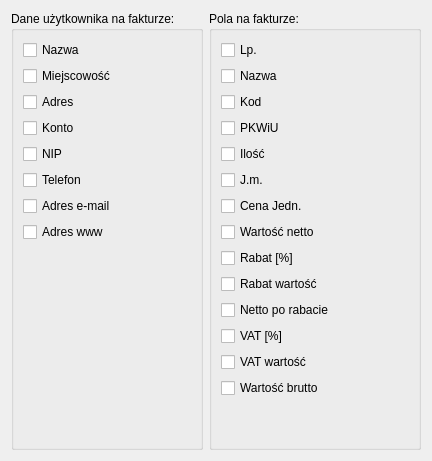
     <widget class="QWidget" name="tab">
      <attribute name="title">
       <string>Wydruki</string>
      </attribute>
      <layout class="QHBoxLayout" name="horizontalLayout_12">
       <item>
        <widget class="QGroupBox" name="groupBox">
         <property name="title">
          <string>Dane użytkownika na fakturze:</string>
         </property>
         <layout class="QGridLayout" name="gridLayout">
          <item row="0" column="0">
           <layout class="QVBoxLayout" name="_53">
            <item>
             <layout class="QHBoxLayout" name="_54">
              <item>
               <widget class="QCheckBox" name="userinfonazwa">
                <property name="text">
                 <string>Nazwa</string>
                </property>
               </widget>
              </item>
              <item>
               <spacer name="spacer27_2">
                <property name="orientation">
                 <enum>Qt::Horizontal</enum>
                </property>
                <property name="sizeType">
                 <enum>QSizePolicy::Expanding</enum>
                </property>
                <property name="sizeHint" stdset="0">
                 <size>
                  <width>40</width>
                  <height>20</height>
                 </size>
                </property>
               </spacer>
              </item>
             </layout>
            </item>
            <item>
             <layout class="QHBoxLayout" name="_55">
              <item>
               <widget class="QCheckBox" name="userinfomiejscowosc">
                <property name="text">
                 <string>Miejscowość</string>
                </property>
               </widget>
              </item>
              <item>
               <spacer name="spacer27_4">
                <property name="orientation">
                 <enum>Qt::Horizontal</enum>
                </property>
                <property name="sizeType">
                 <enum>QSizePolicy::Expanding</enum>
                </property>
                <property name="sizeHint" stdset="0">
                 <size>
                  <width>40</width>
                  <height>20</height>
                 </size>
                </property>
               </spacer>
              </item>
             </layout>
            </item>
            <item>
             <layout class="QHBoxLayout" name="_56">
              <item>
               <widget class="QCheckBox" name="userinfoadres">
                <property name="text">
                 <string>Adres</string>
                </property>
               </widget>
              </item>
              <item>
               <spacer name="spacer27_3">
                <property name="orientation">
                 <enum>Qt::Horizontal</enum>
                </property>
                <property name="sizeType">
                 <enum>QSizePolicy::Expanding</enum>
                </property>
                <property name="sizeHint" stdset="0">
                 <size>
                  <width>62</width>
                  <height>20</height>
                 </size>
                </property>
               </spacer>
              </item>
             </layout>
            </item>
            <item>
             <layout class="QHBoxLayout" name="_57">
              <item>
               <widget class="QCheckBox" name="userinfokonto">
                <property name="text">
                 <string>Konto</string>
                </property>
               </widget>
              </item>
              <item>
               <spacer name="spacer27_12">
                <property name="orientation">
                 <enum>Qt::Horizontal</enum>
                </property>
                <property name="sizeType">
                 <enum>QSizePolicy::Expanding</enum>
                </property>
                <property name="sizeHint" stdset="0">
                 <size>
                  <width>40</width>
                  <height>20</height>
                 </size>
                </property>
               </spacer>
              </item>
             </layout>
            </item>
            <item>
             <layout class="QHBoxLayout" name="_58">
              <item>
               <widget class="QCheckBox" name="userinfonip">
                <property name="text">
                 <string>NIP</string>
                </property>
               </widget>
              </item>
              <item>
               <spacer name="spacer27_13">
                <property name="orientation">
                 <enum>Qt::Horizontal</enum>
                </property>
                <property name="sizeType">
                 <enum>QSizePolicy::Expanding</enum>
                </property>
                <property name="sizeHint" stdset="0">
                 <size>
                  <width>40</width>
                  <height>20</height>
                 </size>
                </property>
               </spacer>
              </item>
             </layout>
            </item>
            <item>
             <layout class="QHBoxLayout" name="_59">
              <item>
               <widget class="QCheckBox" name="userinfotel">
                <property name="text">
                 <string>Telefon</string>
                </property>
               </widget>
              </item>
              <item>
               <spacer name="spacer27_14">
                <property name="orientation">
                 <enum>Qt::Horizontal</enum>
                </property>
                <property name="sizeType">
                 <enum>QSizePolicy::Expanding</enum>
                </property>
                <property name="sizeHint" stdset="0">
                 <size>
                  <width>40</width>
                  <height>20</height>
                 </size>
                </property>
               </spacer>
              </item>
             </layout>
            </item>
            <item>
             <layout class="QHBoxLayout" name="_60">
              <item>
               <widget class="QCheckBox" name="userinfomail">
                <property name="text">
                 <string>Adres e-mail</string>
                </property>
               </widget>
              </item>
              <item>
               <spacer name="spacer27_15">
                <property name="orientation">
                 <enum>Qt::Horizontal</enum>
                </property>
                <property name="sizeType">
                 <enum>QSizePolicy::Expanding</enum>
                </property>
                <property name="sizeHint" stdset="0">
                 <size>
                  <width>40</width>
                  <height>20</height>
                 </size>
                </property>
               </spacer>
              </item>
             </layout>
            </item>
            <item>
             <layout class="QHBoxLayout" name="_61">
              <item>
               <widget class="QCheckBox" name="userinfowww">
                <property name="text">
                 <string>Adres www</string>
                </property>
               </widget>
              </item>
              <item>
               <spacer name="spacer27_16">
                <property name="orientation">
                 <enum>Qt::Horizontal</enum>
                </property>
                <property name="sizeType">
                 <enum>QSizePolicy::Expanding</enum>
                </property>
                <property name="sizeHint" stdset="0">
                 <size>
                  <width>40</width>
                  <height>20</height>
                 </size>
                </property>
               </spacer>
              </item>
             </layout>
            </item>
            <item>
             <spacer name="spacer44_7">
              <property name="orientation">
               <enum>Qt::Vertical</enum>
              </property>
              <property name="sizeType">
               <enum>QSizePolicy::Expanding</enum>
              </property>
              <property name="sizeHint" stdset="0">
               <size>
                <width>20</width>
                <height>16</height>
               </size>
              </property>
             </spacer>
            </item>
           </layout>
          </item>
         </layout>
        </widget>
       </item>
       <item>
        <widget class="QGroupBox" name="groupBox_2">
         <property name="title">
          <string>Pola na fakturze:</string>
         </property>
         <layout class="QGridLayout" name="gridLayout_2">
          <item row="0" column="0">
           <layout class="QVBoxLayout" name="_62">
            <item>
             <layout class="QHBoxLayout" name="_63">
              <item>
               <widget class="QCheckBox" name="cb1">
                <property name="minimumSize">
                 <size>
                  <width>120</width>
                  <height>0</height>
                 </size>
                </property>
                <property name="text">
                 <string>Lp.</string>
                </property>
               </widget>
              </item>
              <item>
               <spacer name="spacer63">
                <property name="orientation">
                 <enum>Qt::Horizontal</enum>
                </property>
                <property name="sizeType">
                 <enum>QSizePolicy::Expanding</enum>
                </property>
                <property name="sizeHint" stdset="0">
                 <size>
                  <width>68</width>
                  <height>18</height>
                 </size>
                </property>
               </spacer>
              </item>
             </layout>
            </item>
            <item>
             <layout class="QHBoxLayout" name="_64">
              <item>
               <widget class="QCheckBox" name="cb2">
                <property name="minimumSize">
                 <size>
                  <width>120</width>
                  <height>0</height>
                 </size>
                </property>
                <property name="text">
                 <string>Nazwa</string>
                </property>
               </widget>
              </item>
              <item>
               <spacer name="spacer63_2">
                <property name="orientation">
                 <enum>Qt::Horizontal</enum>
                </property>
                <property name="sizeType">
                 <enum>QSizePolicy::Expanding</enum>
                </property>
                <property name="sizeHint" stdset="0">
                 <size>
                  <width>40</width>
                  <height>12</height>
                 </size>
                </property>
               </spacer>
              </item>
             </layout>
            </item>
            <item>
             <layout class="QHBoxLayout" name="_65">
              <item>
               <widget class="QCheckBox" name="cb3">
                <property name="minimumSize">
                 <size>
                  <width>120</width>
                  <height>0</height>
                 </size>
                </property>
                <property name="text">
                 <string>Kod</string>
                </property>
               </widget>
              </item>
              <item>
               <spacer name="spacer63_3">
                <property name="orientation">
                 <enum>Qt::Horizontal</enum>
                </property>
                <property name="sizeType">
                 <enum>QSizePolicy::Expanding</enum>
                </property>
                <property name="sizeHint" stdset="0">
                 <size>
                  <width>40</width>
                  <height>15</height>
                 </size>
                </property>
               </spacer>
              </item>
             </layout>
            </item>
            <item>
             <layout class="QHBoxLayout" name="_66">
              <item>
               <widget class="QCheckBox" name="cb4">
                <property name="minimumSize">
                 <size>
                  <width>120</width>
                  <height>0</height>
                 </size>
                </property>
                <property name="text">
                 <string>PKWiU</string>
                </property>
               </widget>
              </item>
              <item>
               <spacer name="spacer63_4">
                <property name="orientation">
                 <enum>Qt::Horizontal</enum>
                </property>
                <property name="sizeType">
                 <enum>QSizePolicy::Expanding</enum>
                </property>
                <property name="sizeHint" stdset="0">
                 <size>
                  <width>40</width>
                  <height>15</height>
                 </size>
                </property>
               </spacer>
              </item>
             </layout>
            </item>
            <item>
             <layout class="QHBoxLayout" name="_67">
              <item>
               <widget class="QCheckBox" name="cb5">
                <property name="minimumSize">
                 <size>
                  <width>120</width>
                  <height>0</height>
                 </size>
                </property>
                <property name="text">
                 <string>Ilość</string>
                </property>
               </widget>
              </item>
              <item>
               <spacer name="spacer63_5">
                <property name="orientation">
                 <enum>Qt::Horizontal</enum>
                </property>
                <property name="sizeType">
                 <enum>QSizePolicy::Expanding</enum>
                </property>
                <property name="sizeHint" stdset="0">
                 <size>
                  <width>40</width>
                  <height>15</height>
                 </size>
                </property>
               </spacer>
              </item>
             </layout>
            </item>
            <item>
             <layout class="QHBoxLayout" name="_68">
              <item>
               <widget class="QCheckBox" name="cb6">
                <property name="minimumSize">
                 <size>
                  <width>120</width>
                  <height>0</height>
                 </size>
                </property>
                <property name="text">
                 <string>J.m.</string>
                </property>
               </widget>
              </item>
              <item>
               <spacer name="spacer63_6">
                <property name="orientation">
                 <enum>Qt::Horizontal</enum>
                </property>
                <property name="sizeType">
                 <enum>QSizePolicy::Expanding</enum>
                </property>
                <property name="sizeHint" stdset="0">
                 <size>
                  <width>40</width>
                  <height>15</height>
                 </size>
                </property>
               </spacer>
              </item>
             </layout>
            </item>
            <item>
             <layout class="QHBoxLayout" name="_69">
              <item>
               <widget class="QCheckBox" name="cb7">
                <property name="minimumSize">
                 <size>
                  <width>120</width>
                  <height>0</height>
                 </size>
                </property>
                <property name="text">
                 <string>Cena Jedn.</string>
                </property>
               </widget>
              </item>
              <item>
               <spacer name="spacer63_14">
                <property name="orientation">
                 <enum>Qt::Horizontal</enum>
                </property>
                <property name="sizeType">
                 <enum>QSizePolicy::Expanding</enum>
                </property>
                <property name="sizeHint" stdset="0">
                 <size>
                  <width>40</width>
                  <height>15</height>
                 </size>
                </property>
               </spacer>
              </item>
             </layout>
            </item>
            <item>
             <layout class="QHBoxLayout" name="_70">
              <item>
               <widget class="QCheckBox" name="cb8">
                <property name="minimumSize">
                 <size>
                  <width>120</width>
                  <height>0</height>
                 </size>
                </property>
                <property name="text">
                 <string>Wartość netto</string>
                </property>
               </widget>
              </item>
              <item>
               <spacer name="spacer63_7">
                <property name="orientation">
                 <enum>Qt::Horizontal</enum>
                </property>
                <property name="sizeType">
                 <enum>QSizePolicy::Expanding</enum>
                </property>
                <property name="sizeHint" stdset="0">
                 <size>
                  <width>40</width>
                  <height>15</height>
                 </size>
                </property>
               </spacer>
              </item>
             </layout>
            </item>
            <item>
             <layout class="QHBoxLayout" name="_71">
              <item>
               <widget class="QCheckBox" name="cb9">
                <property name="minimumSize">
                 <size>
                  <width>120</width>
                  <height>0</height>
                 </size>
                </property>
                <property name="text">
                 <string>Rabat [%]</string>
                </property>
               </widget>
              </item>
              <item>
               <spacer name="spacer63_9">
                <property name="orientation">
                 <enum>Qt::Horizontal</enum>
                </property>
                <property name="sizeType">
                 <enum>QSizePolicy::Expanding</enum>
                </property>
                <property name="sizeHint" stdset="0">
                 <size>
                  <width>40</width>
                  <height>15</height>
                 </size>
                </property>
               </spacer>
              </item>
             </layout>
            </item>
            <item>
             <layout class="QHBoxLayout" name="_72">
              <item>
               <widget class="QCheckBox" name="cb10">
                <property name="minimumSize">
                 <size>
                  <width>120</width>
                  <height>0</height>
                 </size>
                </property>
                <property name="text">
                 <string>Rabat wartość</string>
                </property>
               </widget>
              </item>
              <item>
               <spacer name="spacer63_8">
                <property name="orientation">
                 <enum>Qt::Horizontal</enum>
                </property>
                <property name="sizeType">
                 <enum>QSizePolicy::Expanding</enum>
                </property>
                <property name="sizeHint" stdset="0">
                 <size>
                  <width>40</width>
                  <height>15</height>
                 </size>
                </property>
               </spacer>
              </item>
             </layout>
            </item>
            <item>
             <layout class="QHBoxLayout" name="_73">
              <item>
               <widget class="QCheckBox" name="cb11">
                <property name="minimumSize">
                 <size>
                  <width>120</width>
                  <height>0</height>
                 </size>
                </property>
                <property name="text">
                 <string>Netto po rabacie</string>
                </property>
               </widget>
              </item>
              <item>
               <spacer name="spacer63_11">
                <property name="orientation">
                 <enum>Qt::Horizontal</enum>
                </property>
                <property name="sizeType">
                 <enum>QSizePolicy::Expanding</enum>
                </property>
                <property name="sizeHint" stdset="0">
                 <size>
                  <width>40</width>
                  <height>20</height>
                 </size>
                </property>
               </spacer>
              </item>
             </layout>
            </item>
            <item>
             <layout class="QHBoxLayout" name="_74">
              <item>
               <widget class="QCheckBox" name="cb12">
                <property name="minimumSize">
                 <size>
                  <width>120</width>
                  <height>0</height>
                 </size>
                </property>
                <property name="text">
                 <string>VAT [%]</string>
                </property>
               </widget>
              </item>
              <item>
               <spacer name="spacer63_10">
                <property name="orientation">
                 <enum>Qt::Horizontal</enum>
                </property>
                <property name="sizeType">
                 <enum>QSizePolicy::Expanding</enum>
                </property>
                <property name="sizeHint" stdset="0">
                 <size>
                  <width>40</width>
                  <height>15</height>
                 </size>
                </property>
               </spacer>
              </item>
             </layout>
            </item>
            <item>
             <layout class="QHBoxLayout" name="_75">
              <item>
               <widget class="QCheckBox" name="cb13">
                <property name="minimumSize">
                 <size>
                  <width>120</width>
                  <height>0</height>
                 </size>
                </property>
                <property name="text">
                 <string>VAT wartość</string>
                </property>
               </widget>
              </item>
              <item>
               <spacer name="spacer63_12">
                <property name="orientation">
                 <enum>Qt::Horizontal</enum>
                </property>
                <property name="sizeType">
                 <enum>QSizePolicy::Expanding</enum>
                </property>
                <property name="sizeHint" stdset="0">
                 <size>
                  <width>40</width>
                  <height>15</height>
                 </size>
                </property>
               </spacer>
              </item>
             </layout>
            </item>
            <item>
             <layout class="QHBoxLayout" name="_76">
              <item>
               <widget class="QCheckBox" name="cb14">
                <property name="minimumSize">
                 <size>
                  <width>120</width>
                  <height>0</height>
                 </size>
                </property>
                <property name="text">
                 <string>Wartość brutto</string>
                </property>
               </widget>
              </item>
              <item>
               <spacer name="spacer63_13">
                <property name="orientation">
                 <enum>Qt::Horizontal</enum>
                </property>
                <property name="sizeType">
                 <enum>QSizePolicy::Expanding</enum>
                </property>
                <property name="sizeHint" stdset="0">
                 <size>
                  <width>40</width>
                  <height>15</height>
                 </size>
                </property>
               </spacer>
              </item>
             </layout>
            </item>
            <item>
             <spacer name="verticalSpacer_2">
              <property name="orientation">
               <enum>Qt::Vertical</enum>
              </property>
              <property name="sizeHint" stdset="0">
               <size>
                <width>20</width>
                <height>40</height>
               </size>
              </property>
             </spacer>
            </item>
           </layout>
          </item>
         </layout>
        </widget>
       </item>
      </layout>
     </widget>
